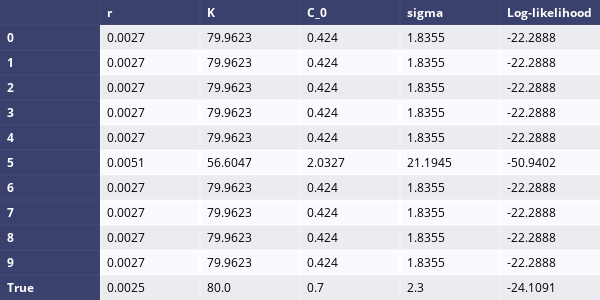
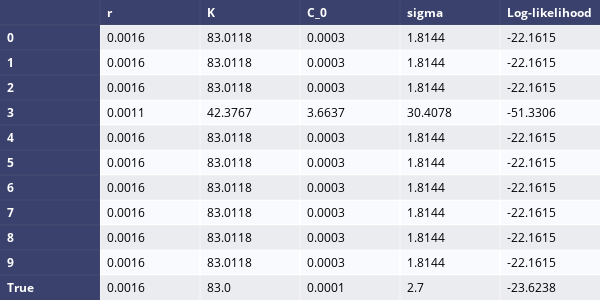
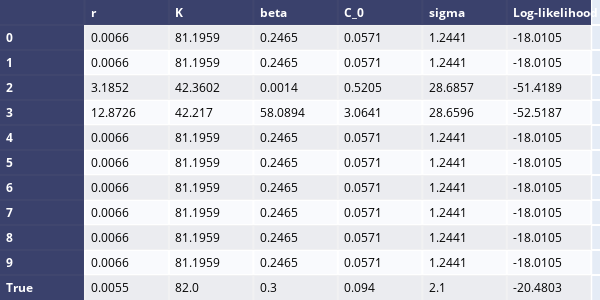

Notebook code cell kept with these figures, in order:
### Markdown cell above
And maximise this function for each of the models, to find the MLE. I will use the ProfileLikelihood class to do this, which is found in the code section if you wish to investigate further.

### Code cell
approx_params = np.array([3e-3*10**r_exp, 100, 0.5, 0.001, 1])
n_runs = 10
# acqire 4 random start points for optimisation
start_params = np.abs(1+rng.normal(size=(n_runs, 5)))*approx_params
param_names = ["r", "K", "beta", "C_0", "sigma"]

for data in datas:
    data["log_like"] = GrowthLogLikelihood(data['t'], data['C'], data['model'])
    if data['model'] != 'Richards':
        approx_m = np.delete(approx_params, 2)
        start_m = np.delete(start_params, 2, axis = 1)
        names_m = np.delete(param_names, 2)
    else:
        approx_m = approx_params
        start_m = start_params
        names_m = param_names

    data["PLL"] = ProfileLogLikelihood(data["log_like"].log_likelihood, approx_m)
    MLEs, LL_scores = data["PLL"].max_likelihood_estimate(
        n_runs=n_runs, param_start = start_m,
        opts={
            'optimiser': 'CMAES', 'opt_package': 'pints',
            'random_seed': seed, 'lower_bounds': 0, 'maxiter': 1e5
        }
    )

    print(data['model'] + " Growth Model")
    table_df = pd.DataFrame(
        MLEs,
        columns=names_m
    )
    table_df["Log-likelihood"] = LL_scores
    table_df = table_df.reindex(list(range(0, n_runs))+["True"])
    table_df.loc["True"] = data['Parameters'] + [
        data["log_like"].log_likelihood(data['Parameters'])
    ]
    table_df = table_df.round(4)
    fig = ff.create_table(table_df, index=True)
    fig.update_layout(
        width=600,
        height=300,
    )
    fig.show()

### Figure 1 — Plotly figure (JSON) as saved in the notebook; plotly's stock layout.template omitted (floating-point values rounded to 4 significant figures)
{"data": [{"colorscale": [[0, "#00083e"], [0.5, "#ededee"], [1, "#ffffff"]], "hoverinfo": "none", "opacity": 0.75, "showscale": false, "type": "heatmap", "z": [[0, 0, 0, 0, 0, 0], [0, 0.5, 0.5, 0.5, 0.5, 0.5], [0, 1, 1, 1, 1, 1], [0, 0.5, 0.5, 0.5, 0.5, 0.5], [0, 1, 1, 1, 1, 1], [0, 0.5, 0.5, 0.5, 0.5, 0.5], [0, 1, 1, 1, 1, 1], [0, 0.5, 0.5, 0.5, 0.5, 0.5], [0, 1, 1, 1, 1, 1], [0, 0.5, 0.5, 0.5, 0.5, 0.5], [0, 1, 1, 1, 1, 1], [0, 0.5, 0.5, 0.5, 0.5, 0.5]]}], "layout": {"annotations": [{"align": "left", "font": {"color": "#ffffff"}, "showarrow": false, "text": "<b></b>", "x": -0.45, "xanchor": "left", "xref": "x", "y": 0, "yref": "y"}, {"align": "left", "font": {"color": "#ffffff"}, "showarrow": false, "text": "<b>r</b>", "x": 0.55, "xanchor": "left", "xref": "x", "y": 0, "yref": "y"}, {"align": "left", "font": {"color": "#ffffff"}, "showarrow": false, "text": "<b>K</b>", "x": 1.55, "xanchor": "left", "xref": "x", "y": 0, "yref": "y"}, {"align": "left", "font": {"color": "#ffffff"}, "showarrow": false, "text": "<b>C_0</b>", "x": 2.55, "xanchor": "left", "xref": "x", "y": 0, "yref": "y"}, {"align": "left", "font": {"color": "#ffffff"}, "showarrow": false, "text": "<b>sigma</b>", "x": 3.55, "xanchor": "left", "xref": "x", "y": 0, "yref": "y"}, {"align": "left", "font": {"color": "#ffffff"}, "showarrow": false, "text": "<b>Log-likelihood</b>", "x": 4.55, "xanchor": "left", "xref": "x", "y": 0, "yref": "y"}, {"align": "left", "font": {"color": "#ffffff"}, "showarrow": false, "text": "<b>0</b>", "x": -0.45, "xanchor": "left", "xref": "x", "y": 1, "yref": "y"}, {"align": "left", "font": {"color": "#000000"}, "showarrow": false, "text": "0.0027", "x": 0.55, "xanchor": "left", "xref": "x", "y": 1, "yref": "y"}, {"align": "left", "font": {"color": "#000000"}, "showarrow": false, "text": "79.9623", "x": 1.55, "xanchor": "left", "xref": "x", "y": 1, "yref": "y"}, {"align": "left", "font": {"color": "#000000"}, "showarrow": false, "text": "0.424", "x": 2.55, "xanchor": "left", "xref": "x", "y": 1, "yref": "y"}, {"align": "left", "font": {"color": "#000000"}, "showarrow": false, "text": "1.8355", "x": 3.55, "xanchor": "left", "xref": "x", "y": 1, "yref": "y"}, {"align": "left", "font": {"color": "#000000"}, "showarrow": false, "text": "-22.2888", "x": 4.55, "xanchor": "left", "xref": "x", "y": 1, "yref": "y"}, {"align": "left", "font": {"color": "#ffffff"}, "showarrow": false, "text": "<b>1</b>", "x": -0.45, "xanchor": "left", "xref": "x", "y": 2, "yref": "y"}, {"align": "left", "font": {"color": "#000000"}, "showarrow": false, "text": "0.0027", "x": 0.55, "xanchor": "left", "xref": "x", "y": 2, "yref": "y"}, {"align": "left", "font": {"color": "#000000"}, "showarrow": false, "text": "79.9623", "x": 1.55, "xanchor": "left", "xref": "x", "y": 2, "yref": "y"}, {"align": "left", "font": {"color": "#000000"}, "showarrow": false, "text": "0.424", "x": 2.55, "xanchor": "left", "xref": "x", "y": 2, "yref": "y"}, {"align": "left", "font": {"color": "#000000"}, "showarrow": false, "text": "1.8355", "x": 3.55, "xanchor": "left", "xref": "x", "y": 2, "yref": "y"}, {"align": "left", "font": {"color": "#000000"}, "showarrow": false, "text": "-22.2888", "x": 4.55, "xanchor": "left", "xref": "x", "y": 2, "yref": "y"}, {"align": "left", "font": {"color": "#ffffff"}, "showarrow": false, "text": "<b>2</b>", "x": -0.45, "xanchor": "left", "xref": "x", "y": 3, "yref": "y"}, {"align": "left", "font": {"color": "#000000"}, "showarrow": false, "text": "0.0027", "x": 0.55, "xanchor": "left", "xref": "x", "y": 3, "yref": "y"}, {"align": "left", "font": {"color": "#000000"}, "showarrow": false, "text": "79.9623", "x": 1.55, "xanchor": "left", "xref": "x", "y": 3, "yref": "y"}, {"align": "left", "font": {"color": "#000000"}, "showarrow": false, "text": "0.424", "x": 2.55, "xanchor": "left", "xref": "x", "y": 3, "yref": "y"}, {"align": "left", "font": {"color": "#000000"}, "showarrow": false, "text": "1.8355", "x": 3.55, "xanchor": "left", "xref": "x", "y": 3, "yref": "y"}, {"align": "left", "font": {"color": "#000000"}, "showarrow": false, "text": "-22.2888", "x": 4.55, "xanchor": "left", "xref": "x", "y": 3, "yref": "y"}, {"align": "left", "font": {"color": "#ffffff"}, "showarrow": false, "text": "<b>3</b>", "x": -0.45, "xanchor": "left", "xref": "x", "y": 4, "yref": "y"}, {"align": "left", "font": {"color": "#000000"}, "showarrow": false, "text": "0.0027", "x": 0.55, "xanchor": "left", "xref": "x", "y": 4, "yref": "y"}, {"align": "left", "font": {"color": "#000000"}, "showarrow": false, "text": "79.9623", "x": 1.55, "xanchor": "left", "xref": "x", "y": 4, "yref": "y"}, {"align": "left", "font": {"color": "#000000"}, "showarrow": false, "text": "0.424", "x": 2.55, "xanchor": "left", "xref": "x", "y": 4, "yref": "y"}, {"align": "left", "font": {"color": "#000000"}, "showarrow": false, "text": "1.8355", "x": 3.55, "xanchor": "left", "xref": "x", "y": 4, "yref": "y"}, {"align": "left", "font": {"color": "#000000"}, "showarrow": false, "text": "-22.2888", "x": 4.55, "xanchor": "left", "xref": "x", "y": 4, "yref": "y"}, {"align": "left", "font": {"color": "#ffffff"}, "showarrow": false, "text": "<b>4</b>", "x": -0.45, "xanchor": "left", "xref": "x", "y": 5, "yref": "y"}, {"align": "left", "font": {"color": "#000000"}, "showarrow": false, "text": "0.0027", "x": 0.55, "xanchor": "left", "xref": "x", "y": 5, "yref": "y"}, {"align": "left", "font": {"color": "#000000"}, "showarrow": false, "text": "79.9623", "x": 1.55, "xanchor": "left", "xref": "x", "y": 5, "yref": "y"}, {"align": "left", "font": {"color": "#000000"}, "showarrow": false, "text": "0.424", "x": 2.55, "xanchor": "left", "xref": "x", "y": 5, "yref": "y"}, {"align": "left", "font": {"color": "#000000"}, "showarrow": false, "text": "1.8355", "x": 3.55, "xanchor": "left", "xref": "x", "y": 5, "yref": "y"}, {"align": "left", "font": {"color": "#000000"}, "showarrow": false, "text": "-22.2888", "x": 4.55, "xanchor": "left", "xref": "x", "y": 5, "yref": "y"}, {"align": "left", "font": {"color": "#ffffff"}, "showarrow": false, "text": "<b>5</b>", "x": -0.45, "xanchor": "left", "xref": "x", "y": 6, "yref": "y"}, {"align": "left", "font": {"color": "#000000"}, "showarrow": false, "text": "0.0051", "x": 0.55, "xanchor": "left", "xref": "x", "y": 6, "yref": "y"}, {"align": "left", "font": {"color": "#000000"}, "showarrow": false, "text": "56.6047", "x": 1.55, "xanchor": "left", "xref": "x", "y": 6, "yref": "y"}, {"align": "left", "font": {"color": "#000000"}, "showarrow": false, "text": "2.0327", "x": 2.55, "xanchor": "left", "xref": "x", "y": 6, "yref": "y"}, {"align": "left", "font": {"color": "#000000"}, "showarrow": false, "text": "21.1945", "x": 3.55, "xanchor": "left", "xref": "x", "y": 6, "yref": "y"}, {"align": "left", "font": {"color": "#000000"}, "showarrow": false, "text": "-50.9402", "x": 4.55, "xanchor": "left", "xref": "x", "y": 6, "yref": "y"}, {"align": "left", "font": {"color": "#ffffff"}, "showarrow": false, "text": "<b>6</b>", "x": -0.45, "xanchor": "left", "xref": "x", "y": 7, "yref": "y"}, {"align": "left", "font": {"color": "#000000"}, "showarrow": false, "text": "0.0027", "x": 0.55, "xanchor": "left", "xref": "x", "y": 7, "yref": "y"}, {"align": "left", "font": {"color": "#000000"}, "showarrow": false, "text": "79.9623", "x": 1.55, "xanchor": "left", "xref": "x", "y": 7, "yref": "y"}, {"align": "left", "font": {"color": "#000000"}, "showarrow": false, "text": "0.424", "x": 2.55, "xanchor": "left", "xref": "x", "y": 7, "yref": "y"}, {"align": "left", "font": {"color": "#000000"}, "showarrow": false, "text": "1.8355", "x": 3.55, "xanchor": "left", "xref": "x", "y": 7, "yref": "y"}, {"align": "left", "font": {"color": "#000000"}, "showarrow": false, "text": "-22.2888", "x": 4.55, "xanchor": "left", "xref": "x", "y": 7, "yref": "y"}, {"align": "left", "font": {"color": "#ffffff"}, "showarrow": false, "text": "<b>7</b>", "x": -0.45, "xanchor": "left", "xref": "x", "y": 8, "yref": "y"}, {"align": "left", "font": {"color": "#000000"}, "showarrow": false, "text": "0.0027", "x": 0.55, "xanchor": "left", "xref": "x", "y": 8, "yref": "y"}, {"align": "left", "font": {"color": "#000000"}, "showarrow": false, "text": "79.9623", "x": 1.55, "xanchor": "left", "xref": "x", "y": 8, "yref": "y"}, {"align": "left", "font": {"color": "#000000"}, "showarrow": false, "text": "0.424", "x": 2.55, "xanchor": "left", "xref": "x", "y": 8, "yref": "y"}, {"align": "left", "font": {"color": "#000000"}, "showarrow": false, "text": "1.8355", "x": 3.55, "xanchor": "left", "xref": "x", "y": 8, "yref": "y"}, {"align": "left", "font": {"color": "#000000"}, "showarrow": false, "text": "-22.2888", "x": 4.55, "xanchor": "left", "xref": "x", "y": 8, "yref": "y"}, {"align": "left", "font": {"color": "#ffffff"}, "showarrow": false, "text": "<b>8</b>", "x": -0.45, "xanchor": "left", "xref": "x", "y": 9, "yref": "y"}, {"align": "left", "font": {"color": "#000000"}, "showarrow": false, "text": "0.0027", "x": 0.55, "xanchor": "left", "xref": "x", "y": 9, "yref": "y"}, {"align": "left", "font": {"color": "#000000"}, "showarrow": false, "text": "79.9623", "x": 1.55, "xanchor": "left", "xref": "x", "y": 9, "yref": "y"}, {"align": "left", "font": {"color": "#000000"}, "showarrow": false, "text": "0.424", "x": 2.55, "xanchor": "left", "xref": "x", "y": 9, "yref": "y"}, {"align": "left", "font": {"color": "#000000"}, "showarrow": false, "text": "1.8355", "x": 3.55, "xanchor": "left", "xref": "x", "y": 9, "yref": "y"}, {"align": "left", "font": {"color": "#000000"}, "showarrow": false, "text": "-22.2888", "x": 4.55, "xanchor": "left", "xref": "x", "y": 9, "yref": "y"}, {"align": "left", "font": {"color": "#ffffff"}, "showarrow": false, "text": "<b>9</b>", "x": -0.45, "xanchor": "left", "xref": "x", "y": 10, "yref": "y"}, {"align": "left", "font": {"color": "#000000"}, "showarrow": false, "text": "0.0027", "x": 0.55, "xanchor": "left", "xref": "x", "y": 10, "yref": "y"}, {"align": "left", "font": {"color": "#000000"}, "showarrow": false, "text": "79.9623", "x": 1.55, "xanchor": "left", "xref": "x", "y": 10, "yref": "y"}, {"align": "left", "font": {"color": "#000000"}, "showarrow": false, "text": "0.424", "x": 2.55, "xanchor": "left", "xref": "x", "y": 10, "yref": "y"}, {"align": "left", "font": {"color": "#000000"}, "showarrow": false, "text": "1.8355", "x": 3.55, "xanchor": "left", "xref": "x", "y": 10, "yref": "y"}, {"align": "left", "font": {"color": "#000000"}, "showarrow": false, "text": "-22.2888", "x": 4.55, "xanchor": "left", "xref": "x", "y": 10, "yref": "y"}, {"align": "left", "font": {"color": "#ffffff"}, "showarrow": false, "text": "<b>True</b>", "x": -0.45, "xanchor": "left", "xref": "x", "y": 11, "yref": "y"}, {"align": "left", "font": {"color": "#000000"}, "showarrow": false, "text": "0.0025", "x": 0.55, "xanchor": "left", "xref": "x", "y": 11, "yref": "y"}, {"align": "left", "font": {"color": "#000000"}, "showarrow": false, "text": "80.0", "x": 1.55, "xanchor": "left", "xref": "x", "y": 11, "yref": "y"}, {"align": "left", "font": {"color": "#000000"}, "showarrow": false, "text": "0.7", "x": 2.55, "xanchor": "left", "xref": "x", "y": 11, "yref": "y"}, {"align": "left", "font": {"color": "#000000"}, "showarrow": false, "text": "2.3", "x": 3.55, "xanchor": "left", "xref": "x", "y": 11, "yref": "y"}, {"align": "left", "font": {"color": "#000000"}, "showarrow": false, "text": "-24.1091", "x": 4.55, "xanchor": "left", "xref": "x", "y": 11, "yref": "y"}], "height": 300, "margin": {"b": 0, "l": 0, "r": 0, "t": 0}, "width": 600, "xaxis": {"dtick": 1, "gridwidth": 2, "showticklabels": false, "tick0": -0.5, "ticks": "", "zeroline": false}, "yaxis": {"autorange": "reversed", "dtick": 1, "gridwidth": 2, "showticklabels": false, "tick0": 0.5, "ticks": "", "zeroline": false}}}

### Figure 2 — Plotly figure (JSON) as saved in the notebook; plotly's stock layout.template omitted (floating-point values rounded to 4 significant figures)
{"data": [{"colorscale": [[0, "#00083e"], [0.5, "#ededee"], [1, "#ffffff"]], "hoverinfo": "none", "opacity": 0.75, "showscale": false, "type": "heatmap", "z": [[0, 0, 0, 0, 0, 0], [0, 0.5, 0.5, 0.5, 0.5, 0.5], [0, 1, 1, 1, 1, 1], [0, 0.5, 0.5, 0.5, 0.5, 0.5], [0, 1, 1, 1, 1, 1], [0, 0.5, 0.5, 0.5, 0.5, 0.5], [0, 1, 1, 1, 1, 1], [0, 0.5, 0.5, 0.5, 0.5, 0.5], [0, 1, 1, 1, 1, 1], [0, 0.5, 0.5, 0.5, 0.5, 0.5], [0, 1, 1, 1, 1, 1], [0, 0.5, 0.5, 0.5, 0.5, 0.5]]}], "layout": {"annotations": [{"align": "left", "font": {"color": "#ffffff"}, "showarrow": false, "text": "<b></b>", "x": -0.45, "xanchor": "left", "xref": "x", "y": 0, "yref": "y"}, {"align": "left", "font": {"color": "#ffffff"}, "showarrow": false, "text": "<b>r</b>", "x": 0.55, "xanchor": "left", "xref": "x", "y": 0, "yref": "y"}, {"align": "left", "font": {"color": "#ffffff"}, "showarrow": false, "text": "<b>K</b>", "x": 1.55, "xanchor": "left", "xref": "x", "y": 0, "yref": "y"}, {"align": "left", "font": {"color": "#ffffff"}, "showarrow": false, "text": "<b>C_0</b>", "x": 2.55, "xanchor": "left", "xref": "x", "y": 0, "yref": "y"}, {"align": "left", "font": {"color": "#ffffff"}, "showarrow": false, "text": "<b>sigma</b>", "x": 3.55, "xanchor": "left", "xref": "x", "y": 0, "yref": "y"}, {"align": "left", "font": {"color": "#ffffff"}, "showarrow": false, "text": "<b>Log-likelihood</b>", "x": 4.55, "xanchor": "left", "xref": "x", "y": 0, "yref": "y"}, {"align": "left", "font": {"color": "#ffffff"}, "showarrow": false, "text": "<b>0</b>", "x": -0.45, "xanchor": "left", "xref": "x", "y": 1, "yref": "y"}, {"align": "left", "font": {"color": "#000000"}, "showarrow": false, "text": "0.0016", "x": 0.55, "xanchor": "left", "xref": "x", "y": 1, "yref": "y"}, {"align": "left", "font": {"color": "#000000"}, "showarrow": false, "text": "83.0118", "x": 1.55, "xanchor": "left", "xref": "x", "y": 1, "yref": "y"}, {"align": "left", "font": {"color": "#000000"}, "showarrow": false, "text": "0.0003", "x": 2.55, "xanchor": "left", "xref": "x", "y": 1, "yref": "y"}, {"align": "left", "font": {"color": "#000000"}, "showarrow": false, "text": "1.8144", "x": 3.55, "xanchor": "left", "xref": "x", "y": 1, "yref": "y"}, {"align": "left", "font": {"color": "#000000"}, "showarrow": false, "text": "-22.1615", "x": 4.55, "xanchor": "left", "xref": "x", "y": 1, "yref": "y"}, {"align": "left", "font": {"color": "#ffffff"}, "showarrow": false, "text": "<b>1</b>", "x": -0.45, "xanchor": "left", "xref": "x", "y": 2, "yref": "y"}, {"align": "left", "font": {"color": "#000000"}, "showarrow": false, "text": "0.0016", "x": 0.55, "xanchor": "left", "xref": "x", "y": 2, "yref": "y"}, {"align": "left", "font": {"color": "#000000"}, "showarrow": false, "text": "83.0118", "x": 1.55, "xanchor": "left", "xref": "x", "y": 2, "yref": "y"}, {"align": "left", "font": {"color": "#000000"}, "showarrow": false, "text": "0.0003", "x": 2.55, "xanchor": "left", "xref": "x", "y": 2, "yref": "y"}, {"align": "left", "font": {"color": "#000000"}, "showarrow": false, "text": "1.8144", "x": 3.55, "xanchor": "left", "xref": "x", "y": 2, "yref": "y"}, {"align": "left", "font": {"color": "#000000"}, "showarrow": false, "text": "-22.1615", "x": 4.55, "xanchor": "left", "xref": "x", "y": 2, "yref": "y"}, {"align": "left", "font": {"color": "#ffffff"}, "showarrow": false, "text": "<b>2</b>", "x": -0.45, "xanchor": "left", "xref": "x", "y": 3, "yref": "y"}, {"align": "left", "font": {"color": "#000000"}, "showarrow": false, "text": "0.0016", "x": 0.55, "xanchor": "left", "xref": "x", "y": 3, "yref": "y"}, {"align": "left", "font": {"color": "#000000"}, "showarrow": false, "text": "83.0118", "x": 1.55, "xanchor": "left", "xref": "x", "y": 3, "yref": "y"}, {"align": "left", "font": {"color": "#000000"}, "showarrow": false, "text": "0.0003", "x": 2.55, "xanchor": "left", "xref": "x", "y": 3, "yref": "y"}, {"align": "left", "font": {"color": "#000000"}, "showarrow": false, "text": "1.8144", "x": 3.55, "xanchor": "left", "xref": "x", "y": 3, "yref": "y"}, {"align": "left", "font": {"color": "#000000"}, "showarrow": false, "text": "-22.1615", "x": 4.55, "xanchor": "left", "xref": "x", "y": 3, "yref": "y"}, {"align": "left", "font": {"color": "#ffffff"}, "showarrow": false, "text": "<b>3</b>", "x": -0.45, "xanchor": "left", "xref": "x", "y": 4, "yref": "y"}, {"align": "left", "font": {"color": "#000000"}, "showarrow": false, "text": "0.0011", "x": 0.55, "xanchor": "left", "xref": "x", "y": 4, "yref": "y"}, {"align": "left", "font": {"color": "#000000"}, "showarrow": false, "text": "42.3767", "x": 1.55, "xanchor": "left", "xref": "x", "y": 4, "yref": "y"}, {"align": "left", "font": {"color": "#000000"}, "showarrow": false, "text": "3.6637", "x": 2.55, "xanchor": "left", "xref": "x", "y": 4, "yref": "y"}, {"align": "left", "font": {"color": "#000000"}, "showarrow": false, "text": "30.4078", "x": 3.55, "xanchor": "left", "xref": "x", "y": 4, "yref": "y"}, {"align": "left", "font": {"color": "#000000"}, "showarrow": false, "text": "-51.3306", "x": 4.55, "xanchor": "left", "xref": "x", "y": 4, "yref": "y"}, {"align": "left", "font": {"color": "#ffffff"}, "showarrow": false, "text": "<b>4</b>", "x": -0.45, "xanchor": "left", "xref": "x", "y": 5, "yref": "y"}, {"align": "left", "font": {"color": "#000000"}, "showarrow": false, "text": "0.0016", "x": 0.55, "xanchor": "left", "xref": "x", "y": 5, "yref": "y"}, {"align": "left", "font": {"color": "#000000"}, "showarrow": false, "text": "83.0118", "x": 1.55, "xanchor": "left", "xref": "x", "y": 5, "yref": "y"}, {"align": "left", "font": {"color": "#000000"}, "showarrow": false, "text": "0.0003", "x": 2.55, "xanchor": "left", "xref": "x", "y": 5, "yref": "y"}, {"align": "left", "font": {"color": "#000000"}, "showarrow": false, "text": "1.8144", "x": 3.55, "xanchor": "left", "xref": "x", "y": 5, "yref": "y"}, {"align": "left", "font": {"color": "#000000"}, "showarrow": false, "text": "-22.1615", "x": 4.55, "xanchor": "left", "xref": "x", "y": 5, "yref": "y"}, {"align": "left", "font": {"color": "#ffffff"}, "showarrow": false, "text": "<b>5</b>", "x": -0.45, "xanchor": "left", "xref": "x", "y": 6, "yref": "y"}, {"align": "left", "font": {"color": "#000000"}, "showarrow": false, "text": "0.0016", "x": 0.55, "xanchor": "left", "xref": "x", "y": 6, "yref": "y"}, {"align": "left", "font": {"color": "#000000"}, "showarrow": false, "text": "83.0118", "x": 1.55, "xanchor": "left", "xref": "x", "y": 6, "yref": "y"}, {"align": "left", "font": {"color": "#000000"}, "showarrow": false, "text": "0.0003", "x": 2.55, "xanchor": "left", "xref": "x", "y": 6, "yref": "y"}, {"align": "left", "font": {"color": "#000000"}, "showarrow": false, "text": "1.8144", "x": 3.55, "xanchor": "left", "xref": "x", "y": 6, "yref": "y"}, {"align": "left", "font": {"color": "#000000"}, "showarrow": false, "text": "-22.1615", "x": 4.55, "xanchor": "left", "xref": "x", "y": 6, "yref": "y"}, {"align": "left", "font": {"color": "#ffffff"}, "showarrow": false, "text": "<b>6</b>", "x": -0.45, "xanchor": "left", "xref": "x", "y": 7, "yref": "y"}, {"align": "left", "font": {"color": "#000000"}, "showarrow": false, "text": "0.0016", "x": 0.55, "xanchor": "left", "xref": "x", "y": 7, "yref": "y"}, {"align": "left", "font": {"color": "#000000"}, "showarrow": false, "text": "83.0118", "x": 1.55, "xanchor": "left", "xref": "x", "y": 7, "yref": "y"}, {"align": "left", "font": {"color": "#000000"}, "showarrow": false, "text": "0.0003", "x": 2.55, "xanchor": "left", "xref": "x", "y": 7, "yref": "y"}, {"align": "left", "font": {"color": "#000000"}, "showarrow": false, "text": "1.8144", "x": 3.55, "xanchor": "left", "xref": "x", "y": 7, "yref": "y"}, {"align": "left", "font": {"color": "#000000"}, "showarrow": false, "text": "-22.1615", "x": 4.55, "xanchor": "left", "xref": "x", "y": 7, "yref": "y"}, {"align": "left", "font": {"color": "#ffffff"}, "showarrow": false, "text": "<b>7</b>", "x": -0.45, "xanchor": "left", "xref": "x", "y": 8, "yref": "y"}, {"align": "left", "font": {"color": "#000000"}, "showarrow": false, "text": "0.0016", "x": 0.55, "xanchor": "left", "xref": "x", "y": 8, "yref": "y"}, {"align": "left", "font": {"color": "#000000"}, "showarrow": false, "text": "83.0118", "x": 1.55, "xanchor": "left", "xref": "x", "y": 8, "yref": "y"}, {"align": "left", "font": {"color": "#000000"}, "showarrow": false, "text": "0.0003", "x": 2.55, "xanchor": "left", "xref": "x", "y": 8, "yref": "y"}, {"align": "left", "font": {"color": "#000000"}, "showarrow": false, "text": "1.8144", "x": 3.55, "xanchor": "left", "xref": "x", "y": 8, "yref": "y"}, {"align": "left", "font": {"color": "#000000"}, "showarrow": false, "text": "-22.1615", "x": 4.55, "xanchor": "left", "xref": "x", "y": 8, "yref": "y"}, {"align": "left", "font": {"color": "#ffffff"}, "showarrow": false, "text": "<b>8</b>", "x": -0.45, "xanchor": "left", "xref": "x", "y": 9, "yref": "y"}, {"align": "left", "font": {"color": "#000000"}, "showarrow": false, "text": "0.0016", "x": 0.55, "xanchor": "left", "xref": "x", "y": 9, "yref": "y"}, {"align": "left", "font": {"color": "#000000"}, "showarrow": false, "text": "83.0118", "x": 1.55, "xanchor": "left", "xref": "x", "y": 9, "yref": "y"}, {"align": "left", "font": {"color": "#000000"}, "showarrow": false, "text": "0.0003", "x": 2.55, "xanchor": "left", "xref": "x", "y": 9, "yref": "y"}, {"align": "left", "font": {"color": "#000000"}, "showarrow": false, "text": "1.8144", "x": 3.55, "xanchor": "left", "xref": "x", "y": 9, "yref": "y"}, {"align": "left", "font": {"color": "#000000"}, "showarrow": false, "text": "-22.1615", "x": 4.55, "xanchor": "left", "xref": "x", "y": 9, "yref": "y"}, {"align": "left", "font": {"color": "#ffffff"}, "showarrow": false, "text": "<b>9</b>", "x": -0.45, "xanchor": "left", "xref": "x", "y": 10, "yref": "y"}, {"align": "left", "font": {"color": "#000000"}, "showarrow": false, "text": "0.0016", "x": 0.55, "xanchor": "left", "xref": "x", "y": 10, "yref": "y"}, {"align": "left", "font": {"color": "#000000"}, "showarrow": false, "text": "83.0118", "x": 1.55, "xanchor": "left", "xref": "x", "y": 10, "yref": "y"}, {"align": "left", "font": {"color": "#000000"}, "showarrow": false, "text": "0.0003", "x": 2.55, "xanchor": "left", "xref": "x", "y": 10, "yref": "y"}, {"align": "left", "font": {"color": "#000000"}, "showarrow": false, "text": "1.8144", "x": 3.55, "xanchor": "left", "xref": "x", "y": 10, "yref": "y"}, {"align": "left", "font": {"color": "#000000"}, "showarrow": false, "text": "-22.1615", "x": 4.55, "xanchor": "left", "xref": "x", "y": 10, "yref": "y"}, {"align": "left", "font": {"color": "#ffffff"}, "showarrow": false, "text": "<b>True</b>", "x": -0.45, "xanchor": "left", "xref": "x", "y": 11, "yref": "y"}, {"align": "left", "font": {"color": "#000000"}, "showarrow": false, "text": "0.0016", "x": 0.55, "xanchor": "left", "xref": "x", "y": 11, "yref": "y"}, {"align": "left", "font": {"color": "#000000"}, "showarrow": false, "text": "83.0", "x": 1.55, "xanchor": "left", "xref": "x", "y": 11, "yref": "y"}, {"align": "left", "font": {"color": "#000000"}, "showarrow": false, "text": "0.0001", "x": 2.55, "xanchor": "left", "xref": "x", "y": 11, "yref": "y"}, {"align": "left", "font": {"color": "#000000"}, "showarrow": false, "text": "2.7", "x": 3.55, "xanchor": "left", "xref": "x", "y": 11, "yref": "y"}, {"align": "left", "font": {"color": "#000000"}, "showarrow": false, "text": "-23.6238", "x": 4.55, "xanchor": "left", "xref": "x", "y": 11, "yref": "y"}], "height": 300, "margin": {"b": 0, "l": 0, "r": 0, "t": 0}, "width": 600, "xaxis": {"dtick": 1, "gridwidth": 2, "showticklabels": false, "tick0": -0.5, "ticks": "", "zeroline": false}, "yaxis": {"autorange": "reversed", "dtick": 1, "gridwidth": 2, "showticklabels": false, "tick0": 0.5, "ticks": "", "zeroline": false}}}

### Figure 3 — Plotly figure (JSON) as saved in the notebook; plotly's stock layout.template omitted (floating-point values rounded to 4 significant figures)
{"data": [{"colorscale": [[0, "#00083e"], [0.5, "#ededee"], [1, "#ffffff"]], "hoverinfo": "none", "opacity": 0.75, "showscale": false, "type": "heatmap", "z": [[0, 0, 0, 0, 0, 0, 0], [0, 0.5, 0.5, 0.5, 0.5, 0.5, 0.5], [0, 1, 1, 1, 1, 1, 1], [0, 0.5, 0.5, 0.5, 0.5, 0.5, 0.5], [0, 1, 1, 1, 1, 1, 1], [0, 0.5, 0.5, 0.5, 0.5, 0.5, 0.5], [0, 1, 1, 1, 1, 1, 1], [0, 0.5, 0.5, 0.5, 0.5, 0.5, 0.5], [0, 1, 1, 1, 1, 1, 1], [0, 0.5, 0.5, 0.5, 0.5, 0.5, 0.5], [0, 1, 1, 1, 1, 1, 1], [0, 0.5, 0.5, 0.5, 0.5, 0.5, 0.5]]}], "layout": {"annotations": [{"align": "left", "font": {"color": "#ffffff"}, "showarrow": false, "text": "<b></b>", "x": -0.45, "xanchor": "left", "xref": "x", "y": 0, "yref": "y"}, {"align": "left", "font": {"color": "#ffffff"}, "showarrow": false, "text": "<b>r</b>", "x": 0.55, "xanchor": "left", "xref": "x", "y": 0, "yref": "y"}, {"align": "left", "font": {"color": "#ffffff"}, "showarrow": false, "text": "<b>K</b>", "x": 1.55, "xanchor": "left", "xref": "x", "y": 0, "yref": "y"}, {"align": "left", "font": {"color": "#ffffff"}, "showarrow": false, "text": "<b>beta</b>", "x": 2.55, "xanchor": "left", "xref": "x", "y": 0, "yref": "y"}, {"align": "left", "font": {"color": "#ffffff"}, "showarrow": false, "text": "<b>C_0</b>", "x": 3.55, "xanchor": "left", "xref": "x", "y": 0, "yref": "y"}, {"align": "left", "font": {"color": "#ffffff"}, "showarrow": false, "text": "<b>sigma</b>", "x": 4.55, "xanchor": "left", "xref": "x", "y": 0, "yref": "y"}, {"align": "left", "font": {"color": "#ffffff"}, "showarrow": false, "text": "<b>Log-likelihood</b>", "x": 5.55, "xanchor": "left", "xref": "x", "y": 0, "yref": "y"}, {"align": "left", "font": {"color": "#ffffff"}, "showarrow": false, "text": "<b>0</b>", "x": -0.45, "xanchor": "left", "xref": "x", "y": 1, "yref": "y"}, {"align": "left", "font": {"color": "#000000"}, "showarrow": false, "text": "0.0066", "x": 0.55, "xanchor": "left", "xref": "x", "y": 1, "yref": "y"}, {"align": "left", "font": {"color": "#000000"}, "showarrow": false, "text": "81.1959", "x": 1.55, "xanchor": "left", "xref": "x", "y": 1, "yref": "y"}, {"align": "left", "font": {"color": "#000000"}, "showarrow": false, "text": "0.2465", "x": 2.55, "xanchor": "left", "xref": "x", "y": 1, "yref": "y"}, {"align": "left", "font": {"color": "#000000"}, "showarrow": false, "text": "0.0571", "x": 3.55, "xanchor": "left", "xref": "x", "y": 1, "yref": "y"}, {"align": "left", "font": {"color": "#000000"}, "showarrow": false, "text": "1.2441", "x": 4.55, "xanchor": "left", "xref": "x", "y": 1, "yref": "y"}, {"align": "left", "font": {"color": "#000000"}, "showarrow": false, "text": "-18.0105", "x": 5.55, "xanchor": "left", "xref": "x", "y": 1, "yref": "y"}, {"align": "left", "font": {"color": "#ffffff"}, "showarrow": false, "text": "<b>1</b>", "x": -0.45, "xanchor": "left", "xref": "x", "y": 2, "yref": "y"}, {"align": "left", "font": {"color": "#000000"}, "showarrow": false, "text": "0.0066", "x": 0.55, "xanchor": "left", "xref": "x", "y": 2, "yref": "y"}, {"align": "left", "font": {"color": "#000000"}, "showarrow": false, "text": "81.1959", "x": 1.55, "xanchor": "left", "xref": "x", "y": 2, "yref": "y"}, {"align": "left", "font": {"color": "#000000"}, "showarrow": false, "text": "0.2465", "x": 2.55, "xanchor": "left", "xref": "x", "y": 2, "yref": "y"}, {"align": "left", "font": {"color": "#000000"}, "showarrow": false, "text": "0.0571", "x": 3.55, "xanchor": "left", "xref": "x", "y": 2, "yref": "y"}, {"align": "left", "font": {"color": "#000000"}, "showarrow": false, "text": "1.2441", "x": 4.55, "xanchor": "left", "xref": "x", "y": 2, "yref": "y"}, {"align": "left", "font": {"color": "#000000"}, "showarrow": false, "text": "-18.0105", "x": 5.55, "xanchor": "left", "xref": "x", "y": 2, "yref": "y"}, {"align": "left", "font": {"color": "#ffffff"}, "showarrow": false, "text": "<b>2</b>", "x": -0.45, "xanchor": "left", "xref": "x", "y": 3, "yref": "y"}, {"align": "left", "font": {"color": "#000000"}, "showarrow": false, "text": "3.1852", "x": 0.55, "xanchor": "left", "xref": "x", "y": 3, "yref": "y"}, {"align": "left", "font": {"color": "#000000"}, "showarrow": false, "text": "42.3602", "x": 1.55, "xanchor": "left", "xref": "x", "y": 3, "yref": "y"}, {"align": "left", "font": {"color": "#000000"}, "showarrow": false, "text": "0.0014", "x": 2.55, "xanchor": "left", "xref": "x", "y": 3, "yref": "y"}, {"align": "left", "font": {"color": "#000000"}, "showarrow": false, "text": "0.5205", "x": 3.55, "xanchor": "left", "xref": "x", "y": 3, "yref": "y"}, {"align": "left", "font": {"color": "#000000"}, "showarrow": false, "text": "28.6857", "x": 4.55, "xanchor": "left", "xref": "x", "y": 3, "yref": "y"}, {"align": "left", "font": {"color": "#000000"}, "showarrow": false, "text": "-51.4189", "x": 5.55, "xanchor": "left", "xref": "x", "y": 3, "yref": "y"}, {"align": "left", "font": {"color": "#ffffff"}, "showarrow": false, "text": "<b>3</b>", "x": -0.45, "xanchor": "left", "xref": "x", "y": 4, "yref": "y"}, {"align": "left", "font": {"color": "#000000"}, "showarrow": false, "text": "12.8726", "x": 0.55, "xanchor": "left", "xref": "x", "y": 4, "yref": "y"}, {"align": "left", "font": {"color": "#000000"}, "showarrow": false, "text": "42.217", "x": 1.55, "xanchor": "left", "xref": "x", "y": 4, "yref": "y"}, {"align": "left", "font": {"color": "#000000"}, "showarrow": false, "text": "58.0894", "x": 2.55, "xanchor": "left", "xref": "x", "y": 4, "yref": "y"}, {"align": "left", "font": {"color": "#000000"}, "showarrow": false, "text": "3.0641", "x": 3.55, "xanchor": "left", "xref": "x", "y": 4, "yref": "y"}, {"align": "left", "font": {"color": "#000000"}, "showarrow": false, "text": "28.6596", "x": 4.55, "xanchor": "left", "xref": "x", "y": 4, "yref": "y"}, {"align": "left", "font": {"color": "#000000"}, "showarrow": false, "text": "-52.5187", "x": 5.55, "xanchor": "left", "xref": "x", "y": 4, "yref": "y"}, {"align": "left", "font": {"color": "#ffffff"}, "showarrow": false, "text": "<b>4</b>", "x": -0.45, "xanchor": "left", "xref": "x", "y": 5, "yref": "y"}, {"align": "left", "font": {"color": "#000000"}, "showarrow": false, "text": "0.0066", "x": 0.55, "xanchor": "left", "xref": "x", "y": 5, "yref": "y"}, {"align": "left", "font": {"color": "#000000"}, "showarrow": false, "text": "81.1959", "x": 1.55, "xanchor": "left", "xref": "x", "y": 5, "yref": "y"}, {"align": "left", "font": {"color": "#000000"}, "showarrow": false, "text": "0.2465", "x": 2.55, "xanchor": "left", "xref": "x", "y": 5, "yref": "y"}, {"align": "left", "font": {"color": "#000000"}, "showarrow": false, "text": "0.0571", "x": 3.55, "xanchor": "left", "xref": "x", "y": 5, "yref": "y"}, {"align": "left", "font": {"color": "#000000"}, "showarrow": false, "text": "1.2441", "x": 4.55, "xanchor": "left", "xref": "x", "y": 5, "yref": "y"}, {"align": "left", "font": {"color": "#000000"}, "showarrow": false, "text": "-18.0105", "x": 5.55, "xanchor": "left", "xref": "x", "y": 5, "yref": "y"}, {"align": "left", "font": {"color": "#ffffff"}, "showarrow": false, "text": "<b>5</b>", "x": -0.45, "xanchor": "left", "xref": "x", "y": 6, "yref": "y"}, {"align": "left", "font": {"color": "#000000"}, "showarrow": false, "text": "0.0066", "x": 0.55, "xanchor": "left", "xref": "x", "y": 6, "yref": "y"}, {"align": "left", "font": {"color": "#000000"}, "showarrow": false, "text": "81.1959", "x": 1.55, "xanchor": "left", "xref": "x", "y": 6, "yref": "y"}, {"align": "left", "font": {"color": "#000000"}, "showarrow": false, "text": "0.2465", "x": 2.55, "xanchor": "left", "xref": "x", "y": 6, "yref": "y"}, {"align": "left", "font": {"color": "#000000"}, "showarrow": false, "text": "0.0571", "x": 3.55, "xanchor": "left", "xref": "x", "y": 6, "yref": "y"}, {"align": "left", "font": {"color": "#000000"}, "showarrow": false, "text": "1.2441", "x": 4.55, "xanchor": "left", "xref": "x", "y": 6, "yref": "y"}, {"align": "left", "font": {"color": "#000000"}, "showarrow": false, "text": "-18.0105", "x": 5.55, "xanchor": "left", "xref": "x", "y": 6, "yref": "y"}, {"align": "left", "font": {"color": "#ffffff"}, "showarrow": false, "text": "<b>6</b>", "x": -0.45, "xanchor": "left", "xref": "x", "y": 7, "yref": "y"}, {"align": "left", "font": {"color": "#000000"}, "showarrow": false, "text": "0.0066", "x": 0.55, "xanchor": "left", "xref": "x", "y": 7, "yref": "y"}, {"align": "left", "font": {"color": "#000000"}, "showarrow": false, "text": "81.1959", "x": 1.55, "xanchor": "left", "xref": "x", "y": 7, "yref": "y"}, {"align": "left", "font": {"color": "#000000"}, "showarrow": false, "text": "0.2465", "x": 2.55, "xanchor": "left", "xref": "x", "y": 7, "yref": "y"}, {"align": "left", "font": {"color": "#000000"}, "showarrow": false, "text": "0.0571", "x": 3.55, "xanchor": "left", "xref": "x", "y": 7, "yref": "y"}, {"align": "left", "font": {"color": "#000000"}, "showarrow": false, "text": "1.2441", "x": 4.55, "xanchor": "left", "xref": "x", "y": 7, "yref": "y"}, {"align": "left", "font": {"color": "#000000"}, "showarrow": false, "text": "-18.0105", "x": 5.55, "xanchor": "left", "xref": "x", "y": 7, "yref": "y"}, {"align": "left", "font": {"color": "#ffffff"}, "showarrow": false, "text": "<b>7</b>", "x": -0.45, "xanchor": "left", "xref": "x", "y": 8, "yref": "y"}, {"align": "left", "font": {"color": "#000000"}, "showarrow": false, "text": "0.0066", "x": 0.55, "xanchor": "left", "xref": "x", "y": 8, "yref": "y"}, {"align": "left", "font": {"color": "#000000"}, "showarrow": false, "text": "81.1959", "x": 1.55, "xanchor": "left", "xref": "x", "y": 8, "yref": "y"}, {"align": "left", "font": {"color": "#000000"}, "showarrow": false, "text": "0.2465", "x": 2.55, "xanchor": "left", "xref": "x", "y": 8, "yref": "y"}, {"align": "left", "font": {"color": "#000000"}, "showarrow": false, "text": "0.0571", "x": 3.55, "xanchor": "left", "xref": "x", "y": 8, "yref": "y"}, {"align": "left", "font": {"color": "#000000"}, "showarrow": false, "text": "1.2441", "x": 4.55, "xanchor": "left", "xref": "x", "y": 8, "yref": "y"}, {"align": "left", "font": {"color": "#000000"}, "showarrow": false, "text": "-18.0105", "x": 5.55, "xanchor": "left", "xref": "x", "y": 8, "yref": "y"}, {"align": "left", "font": {"color": "#ffffff"}, "showarrow": false, "text": "<b>8</b>", "x": -0.45, "xanchor": "left", "xref": "x", "y": 9, "yref": "y"}, {"align": "left", "font": {"color": "#000000"}, "showarrow": false, "text": "0.0066", "x": 0.55, "xanchor": "left", "xref": "x", "y": 9, "yref": "y"}, {"align": "left", "font": {"color": "#000000"}, "showarrow": false, "text": "81.1959", "x": 1.55, "xanchor": "left", "xref": "x", "y": 9, "yref": "y"}, {"align": "left", "font": {"color": "#000000"}, "showarrow": false, "text": "0.2465", "x": 2.55, "xanchor": "left", "xref": "x", "y": 9, "yref": "y"}, {"align": "left", "font": {"color": "#000000"}, "showarrow": false, "text": "0.0571", "x": 3.55, "xanchor": "left", "xref": "x", "y": 9, "yref": "y"}, {"align": "left", "font": {"color": "#000000"}, "showarrow": false, "text": "1.2441", "x": 4.55, "xanchor": "left", "xref": "x", "y": 9, "yref": "y"}, {"align": "left", "font": {"color": "#000000"}, "showarrow": false, "text": "-18.0105", "x": 5.55, "xanchor": "left", "xref": "x", "y": 9, "yref": "y"}, {"align": "left", "font": {"color": "#ffffff"}, "showarrow": false, "text": "<b>9</b>", "x": -0.45, "xanchor": "left", "xref": "x", "y": 10, "yref": "y"}, {"align": "left", "font": {"color": "#000000"}, "showarrow": false, "text": "0.0066", "x": 0.55, "xanchor": "left", "xref": "x", "y": 10, "yref": "y"}, {"align": "left", "font": {"color": "#000000"}, "showarrow": false, "text": "81.1959", "x": 1.55, "xanchor": "left", "xref": "x", "y": 10, "yref": "y"}, {"align": "left", "font": {"color": "#000000"}, "showarrow": false, "text": "0.2465", "x": 2.55, "xanchor": "left", "xref": "x", "y": 10, "yref": "y"}, {"align": "left", "font": {"color": "#000000"}, "showarrow": false, "text": "0.0571", "x": 3.55, "xanchor": "left", "xref": "x", "y": 10, "yref": "y"}, {"align": "left", "font": {"color": "#000000"}, "showarrow": false, "text": "1.2441", "x": 4.55, "xanchor": "left", "xref": "x", "y": 10, "yref": "y"}, {"align": "left", "font": {"color": "#000000"}, "showarrow": false, "text": "-18.0105", "x": 5.55, "xanchor": "left", "xref": "x", "y": 10, "yref": "y"}, {"align": "left", "font": {"color": "#ffffff"}, "showarrow": false, "text": "<b>True</b>", "x": -0.45, "xanchor": "left", "xref": "x", "y": 11, "yref": "y"}, {"align": "left", "font": {"color": "#000000"}, "showarrow": false, "text": "0.0055", "x": 0.55, "xanchor": "left", "xref": "x", "y": 11, "yref": "y"}, {"align": "left", "font": {"color": "#000000"}, "showarrow": false, "text": "82.0", "x": 1.55, "xanchor": "left", "xref": "x", "y": 11, "yref": "y"}, {"align": "left", "font": {"color": "#000000"}, "showarrow": false, "text": "0.3", "x": 2.55, "xanchor": "left", "xref": "x", "y": 11, "yref": "y"}, {"align": "left", "font": {"color": "#000000"}, "showarrow": false, "text": "0.094", "x": 3.55, "xanchor": "left", "xref": "x", "y": 11, "yref": "y"}, {"align": "left", "font": {"color": "#000000"}, "showarrow": false, "text": "2.1", "x": 4.55, "xanchor": "left", "xref": "x", "y": 11, "yref": "y"}, {"align": "left", "font": {"color": "#000000"}, "showarrow": false, "text": "-20.4803", "x": 5.55, "xanchor": "left", "xref": "x", "y": 11, "yref": "y"}], "height": 300, "margin": {"b": 0, "l": 0, "r": 0, "t": 0}, "width": 600, "xaxis": {"dtick": 1, "gridwidth": 2, "showticklabels": false, "tick0": -0.5, "ticks": "", "zeroline": false}, "yaxis": {"autorange": "reversed", "dtick": 1, "gridwidth": 2, "showticklabels": false, "tick0": 0.5, "ticks": "", "zeroline": false}}}
